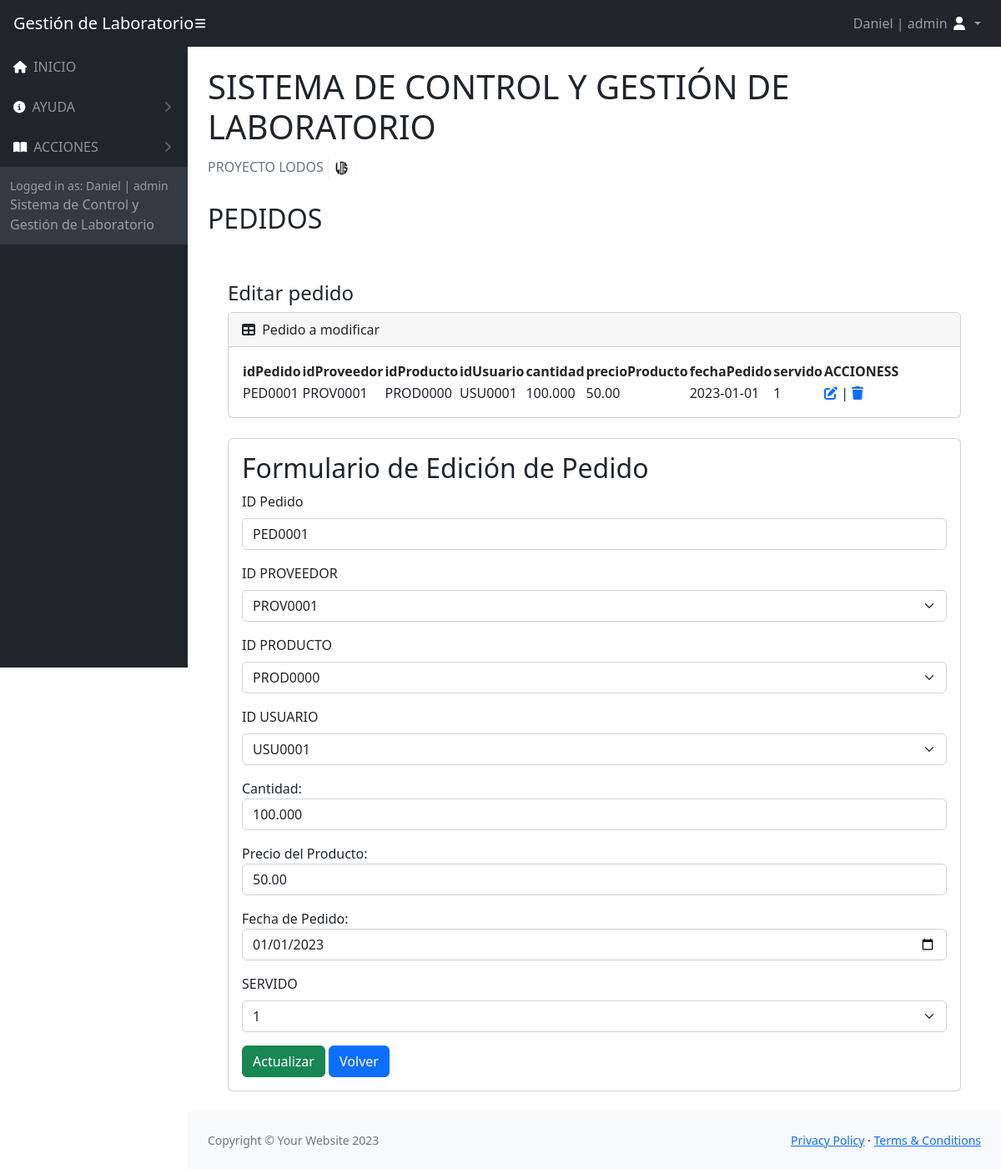
Page /Vistas/acciones/accionesPedidos/editarPedido.php?id=PED0001 (signed in) on the committed database.
### tables this page shows
CREATE TABLE `pedido` (
  `idPedido` varchar(15) NOT NULL,
  `idProveedor` varchar(15) DEFAULT NULL,
  `idProducto` varchar(15) DEFAULT NULL,
  `idUsuario` varchar(15) DEFAULT NULL,
  `cantidad` decimal(10,3) DEFAULT NULL,
  `precioProducto` decimal(10,2) DEFAULT NULL,
  `fechaPedido` date DEFAULT NULL,
  `servido` tinyint(1) DEFAULT NULL
);

### Vistas/acciones/accionesPedidos/editarPedido.php (the view, shortened to what this page needs)
<!DOCTYPE html>
<html lang="es">
    <head>
        <link href="https://cdn.jsdelivr.net/npm/simple-datatables@7.1.2/dist/style.min.css" rel="stylesheet" />
        <link rel="stylesheet" href="https://cdnjs.cloudflare.com/ajax/libs/font-awesome/6.4.2/css/all.min.css" />
        <link href="../../../assets/css/styles.css" rel="stylesheet" />
    </head>
    <body class="sb-nav-fixed">
    <nav class="sb-topnav navbar navbar-expand navbar-dark bg-dark">
            <a class="navbar-brand ps-3" href="../../../index.php">Gestión de Laboratorio</a>
            <button class="btn btn-link btn-sm order-1 order-lg-0 me-4 me-lg-0" id="sidebarToggle" href="#!"><i class="fas fa-bars" style="color: #ffffff;"></i></button>
            <ul class="navbar-nav ms-auto me-0 me-md-3 my-2 my-md-0">
                <li class="nav-item dropdown">
                    <a class="nav-link dropdown-toggle" id="navbarDropdown" href="#" role="button" data-bs-toggle="dropdown" aria-expanded="false">
                    <?php  echo $_SESSION["nombreUsuario"]. " | ".  $_SESSION["tipo"];  ?>
                        <i class="fas fa-user fa-fw" style="color: #ffffff;"></i>
                    </a>
                </li>
            </ul>
        </nav>
        <div id="layoutSidenav">
            <div id="layoutSidenav_nav">
                <nav class="sb-sidenav accordion sb-sidenav-dark" id="sidenavAccordion">
                    <div class="sb-sidenav-menu">
                        <div class="nav">
                            <a class="nav-link" href="../../../index.php">
                                <div class="sb-nav-link-icon"><i class="fa-solid fa-house" style="color: #ffffff;"></i></div>
                                INICIO
                            </a>
                            <?php  if( $_SESSION["tipo"] == "admin") {  ?>
                            <a class="nav-link collapsed" href="#" data-bs-toggle="collapse" data-bs-target="#collapseLayouts" aria-expanded="false" aria-controls="collapseLayouts">
                                <div class="sb-nav-link-icon"><i class="fa-solid fa-circle-info" style="color: #ffffff;"></i></div>
                                AYUDA
                                <div class="sb-sidenav-collapse-arrow"><i class="fas fa-angle-down"></i></div>
                            </a>
                            <?php  }  ?>
                                <a class="nav-link collapsed" href="#" data-bs-toggle="collapse" data-bs-target="#collapsePages" aria-expanded="false" aria-controls="collapsePages">
                                <div class="sb-nav-link-icon"><i class="fas fa-book-open" style="color: #ffffff;"></i></div>
                                ACCIONES
                                <div class="sb-sidenav-collapse-arrow"><i class="fas fa-angle-down"></i></div>
                            </a>
                    </div>
                    <div class="sb-sidenav-footer">
                        <div class="small">Logged in as: <?php  echo $_SESSION["nombreUsuario"]. " | ".  $_SESSION["tipo"];  ?></div>
                        Sistema de Control y Gestión de Laboratorio
                    </div>
                </nav>
            </div>
            <div id="layoutSidenav_content">
                <main>
                    <div class="container-fluid px-4">
                        <h1 class="mt-4">SISTEMA DE CONTROL Y GESTIÓN DE LABORATORIO</h1>
                        <ol class="breadcrumb mb-4">
                        <li class="breadcrumb-item active">PROYECTO LODOS <img style="width: 35px !important; height: 35px !important; padding:0px !important;" src="../../../assets/img/logoLODOS.PNG" alt="ss2"></li>
                        </ol>
                        <h2>PEDIDOS</h2>
                        <br/>
                        <?php
                        require_once('../../../Controlador/Conexion_DB/config.php');
                        $idPedido = $_GET['id'];
                        $stmt = $connectDB->prepare('SELECT * FROM pedido WHERE idPedido = :idPedido');
                        $stmt->bindParam(':idPedido', $idPedido);
                        $stmt->execute();
                        $pedidoActual = $stmt->fetch(PDO::FETCH_ASSOC);
                        ?>
                        <div class="container-fluid px-4">
                        <h4 class="mt-4">Editar pedido</h4>
                        <div class="card mb-4">
                            <div class="card-header">
                                <i class="fas fa-table me-1"></i>
                                Pedido a modificar
                                <br>
                            </div>
                            <div class="card-body">
                                <table id="datatablesSimple">
                                    <thead>
                                        <tr>
                                            <th>idPedido</th>
                                            <th>idProveedor</th>
                                            <th>idProducto</th>
                                            <th>idUsuario</th>
                                            <th>cantidad</th>
                                            <th>precioProducto</th>
                                            <th>fechaPedido</th>
                                            <th>servido</th>
                                            <th>ACCIONESS</th>
                                        </tr>
                                    </thead>
                                    <tbody>
                                    <tr>
                                        <td><?php echo $pedidoActual['idPedido']; ?></td>
                                        <td><?php echo $pedidoActual['idProveedor']; ?></td>
                                        <td><?php echo $pedidoActual['idProducto']; ?></td>
                                        <td><?php echo $pedidoActual['idUsuario']; ?></td>
                                        <td><?php echo $pedidoActual['cantidad']; ?></td>
                                        <td><?php echo $pedidoActual['precioProducto']; ?></td>
                                        <td><?php echo $pedidoActual['fechaPedido']; ?></td>
                                        <td><?php echo $pedidoActual['servido']; ?></td>
                                        <td>
                                            <?php
                                            echo '<a href="editarPedido.php?id=' . $pedidoActual['idPedido'] . '">';
                                            echo '<i class="fa-solid fa-pen-to-square"></i>';
                                            echo '</a>';
                                            echo ' | ';
                                            echo '<a href="deletePedido.php?id=' . $pedidoActual['idPedido'] . '">';
                                            echo '<i class="fa-solid fa-trash"></i>';
                                            echo '</a>';
                                            ?>
                                        </td>
                                    </tr>
                                    </tbody>
                                </table>
                            </div>
                        </div>
                        <div class="card mb-4">
                            <div class="card-body">
                            <h2>Formulario de Edición de Pedido</h2>
                                <form action="" method="get">
                                    <div class="mb-3">
                                        <label for="idPedido" class="form-label">ID Pedido</label>
                                        <input class="form-control col-4" type="text" name="id" value="<?php echo $pedidoActual['idPedido']; ?>" readonly>
                                    </div>
                                    <div class="mb-3">
                                        <label for="idProveedor" class="form-label">ID PROVEEDOR</label>
                                        <select class="form-select" name="idProveedor" id="idProveedor" aria-describedby="helpId">
                                            <?php
                                                $stmtProveedores = $connectDB->query('SELECT idProveedor FROM proveedor');
                                                $proveedores = $stmtProveedores->fetchAll(PDO::FETCH_COLUMN);
                                                foreach ($proveedores as $proveedor) {
                                                    echo "<option value=\"$proveedor\">$proveedor</option>";
                                                }
                                            ?>
                                        </select>
                                    </div>
                                    <div class="mb-3">
                                        <label for="idProducto" class="form-label">ID PRODUCTO</label>
                                        <select class="form-select" name="idProducto" id="idProducto" aria-describedby="helpId">
                                            <?php
                                                $stmtProductos = $connectDB->query('SELECT idProducto FROM producto');
                                                $productos = $stmtProductos->fetchAll(PDO::FETCH_COLUMN);
                                                foreach ($productos as $producto) {
                                                    echo "<option value=\"$producto\">$producto</option>";
                                                }
                                            ?>
                                        </select>
                                    </div>
                                    <div class="mb-3">
                                        <label for="idUsuario" class="form-label">ID USUARIO</label>
                                        <select class="form-select" name="idUsuario" id="idUsuario" aria-describedby="helpId">
                                            <?php
                                                $stmtUsuarios = $connectDB->query('SELECT idUsuario FROM usuarios');
                                                $usuarios = $stmtUsuarios->fetchAll(PDO::FETCH_COLUMN);
                                                foreach ($usuarios as $usuario) {
                                                    echo "<option value=\"$usuario\">$usuario</option>";
                                                }
                                            ?>
                                        </select>
                                    </div>
                                    <div class="mb-3">
                                        <label for="cantidad">Cantidad:</label>
                                        <input class="form-control col-4" type="text" id="cantidad" name="cantidad" value="<?php echo $pedidoActual['cantidad']; ?>" >
                                    </div>
                                    <div class="mb-3">
                                        <label for="precioProducto">Precio del Producto:</label>
                                        <input class="form-control col-4" type="text" id="precioProducto" name="precioProducto" value="<?php echo $pedidoActual['precioProducto']; ?>" >
                                    </div>
                                    <div class="mb-3">
                                        <label for="fechaPedido">Fecha de Pedido:</label>
                                        <input class="form-control col-4" type="date" id="fechaPedido" name="fechaPedido" value="<?php echo $pedidoActual['fechaPedido']; ?>" >
                                    </div>
                                    <div class="mb-3">
                                        <label for="servido" class="form-label">SERVIDO</label>
                                        <select class="form-select" name="servido" id="servido" aria-describedby="helpId">
                                            <option value="1">1</option>
                                        </select>
                                    </div>
                                    <input type="submit" class="btn btn-success" name="Enviar" value="Actualizar">
                                    <a href="indexPedido.php"><button class="btn btn-primary" type="button">Volver</button></a>
                                </form>
                            </div>
                        </div>
                    </div>
                    </div>
                </main>
                <footer class="py-4 bg-light mt-auto">
                    <div class="container-fluid px-4">
                        <div class="d-flex align-items-center justify-content-between small">
                            <div class="text-muted">Copyright &copy; Your Website 2023</div>
                            <div>
                                <a href="../../../Vistas/Politicas/politicasPrivacidad.php">Privacy Policy</a>
                                &middot;
                                <a href="../../../Vistas/Politicas/politicasUso.php">Terms &amp; Conditions</a>
                            </div>
                        </div>
                    </div>
                </footer>
            </div>
        </div>
    </body>
</html>

### rows in the picture
pedido: idPedido "PED0001", idProveedor "PROV0001", idProducto "PROD0000", idUsuario "USU0001", cantidad "100.000", precioProducto "50.00", fechaPedido "2023-01-01", servido "1", id "PED0001", fechaPedido "01/01/2023"

### other values in the picture
$_SESSION["nombreUsuario"] "Daniel"
$_SESSION["tipo"] "admin"
form field idProveedor "PROV0001"
form field idProducto "PROD0000"
form field idUsuario "USU0001"
